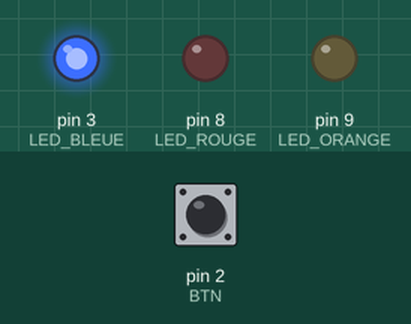
The sketch below on a simulated Arduino Uno, built with avr-gcc and run on an emulated ATmega328P. On the bench: output pins drawn as LEDs (lit = HIGH). The inputs (shaded band) are chosen by the test bench; at power-on: pin 2 (BTN) HIGH.

Above: at 0.2 s.
At 0.7 s:
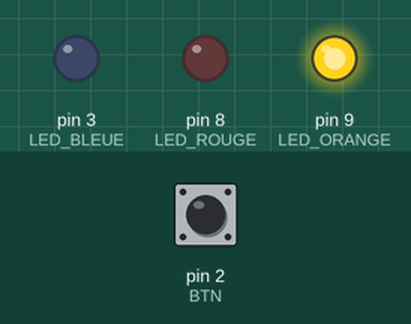
At 2.7 s:
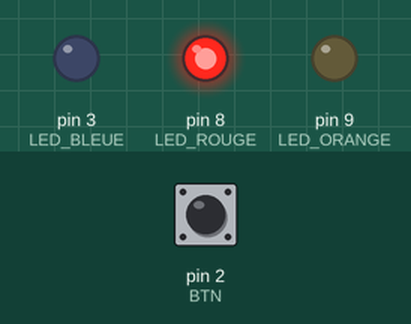
Timing chart, 0 to 3.5 s (numbered marks = the images above):
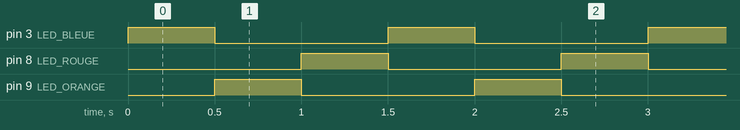

The sketch:

exo4.ino
```cpp
#define LED_ROUGE 8
#define LED_ORANGE 9
#define BTN 2
#define LED_BLEUE 3

// Le programme fait clignoter la led rouge et la led orange de l'arduino
void setup() {                    // Initialisation des variables, ici en fonction des pins
  pinMode(LED_ROUGE, OUTPUT);     // Initialisation des LEDs en fonction des pins de la carte, ici led rouge, sortie 8
  pinMode(LED_ORANGE, OUTPUT);    // Meme chose pour a led orange, sortie 9
  pinMode(BTN, INPUT);
  pinMode(LED_BLEUE, OUTPUT);
  //exo(LED_ROUGE, 1);

}


int exo(bool test){
  if (test == true) {
      digitalWrite(LED_BLEUE, HIGH);
      delay(500);
      digitalWrite(LED_BLEUE, LOW);
      digitalWrite(LED_ORANGE, HIGH);
      delay(500);
      digitalWrite(LED_ORANGE, LOW);
      digitalWrite(LED_ROUGE, HIGH);
      delay(500);
      digitalWrite(LED_ROUGE, LOW);
  }
  else if (test == false) {
      digitalWrite(LED_ROUGE, HIGH);
      delay(500);
      digitalWrite(LED_ROUGE, LOW);
      digitalWrite(LED_ORANGE, HIGH);
      delay(500);
      digitalWrite(LED_ORANGE, LOW);
      digitalWrite(LED_BLEUE, HIGH);
      delay(500);
      digitalWrite(LED_BLEUE, LOW);
    }
}

bool pos = true;
void loop() {                       // Fonction loop, qui effectura les actions en boucle
   if (digitalRead(BTN)== LOW){
      pos = !pos;
   }
   exo(pos);
}
```

Measured:
- by itself, pin 3 (LED_BLEUE), pin 8 (LED_ROUGE), pin 9 (LED_ORANGE): alternates HIGH for 0.50 s and LOW for 1.0 s
- by itself, everything shown: repeats every 1.5 s, in 4 steps
